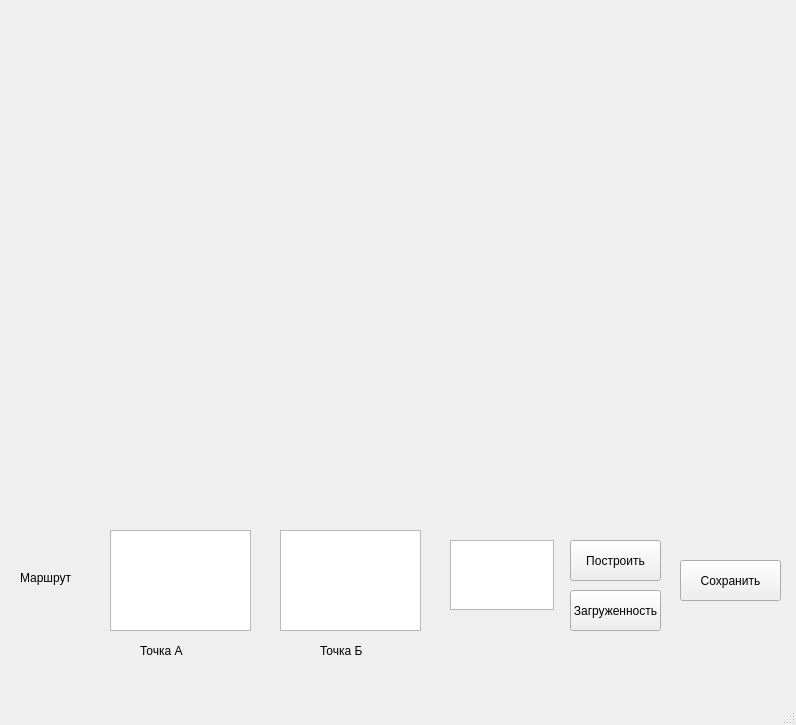
<?xml version="1.0" encoding="UTF-8"?>
<ui version="4.0">
 <class>MainWindow</class>
 <widget class="QMainWindow" name="MainWindow">
  <property name="geometry">
   <rect>
    <x>0</x>
    <y>0</y>
    <width>796</width>
    <height>725</height>
   </rect>
  </property>
  <property name="windowTitle">
   <string>MainWindow</string>
  </property>
  <widget class="QWidget" name="centralwidget">
   <widget class="MapWidget" name="mapWidget" native="true">
    <property name="geometry">
     <rect>
      <x>9</x>
      <y>9</y>
      <width>762</width>
      <height>512</height>
     </rect>
    </property>
    <property name="minimumSize">
     <size>
      <width>762</width>
      <height>512</height>
     </size>
    </property>
   </widget>
   <widget class="QLabel" name="label">
    <property name="geometry">
     <rect>
      <x>20</x>
      <y>570</y>
      <width>71</width>
      <height>16</height>
     </rect>
    </property>
    <property name="text">
     <string>Маршрут</string>
    </property>
   </widget>
   <widget class="QListWidget" name="listA">
    <property name="geometry">
     <rect>
      <x>110</x>
      <y>530</y>
      <width>141</width>
      <height>101</height>
     </rect>
    </property>
   </widget>
   <widget class="QListWidget" name="listB">
    <property name="geometry">
     <rect>
      <x>280</x>
      <y>530</y>
      <width>141</width>
      <height>101</height>
     </rect>
    </property>
   </widget>
   <widget class="QPushButton" name="btnGo">
    <property name="geometry">
     <rect>
      <x>570</x>
      <y>540</y>
      <width>91</width>
      <height>41</height>
     </rect>
    </property>
    <property name="text">
     <string>Построить</string>
    </property>
   </widget>
   <widget class="QPushButton" name="btnTraffic">
    <property name="geometry">
     <rect>
      <x>570</x>
      <y>590</y>
      <width>91</width>
      <height>41</height>
     </rect>
    </property>
    <property name="text">
     <string>Загруженность</string>
    </property>
   </widget>
   <widget class="QTextEdit" name="txtRoute">
    <property name="geometry">
     <rect>
      <x>450</x>
      <y>540</y>
      <width>104</width>
      <height>70</height>
     </rect>
    </property>
   </widget>
   <widget class="QPushButton" name="btnSave">
    <property name="geometry">
     <rect>
      <x>680</x>
      <y>560</y>
      <width>101</width>
      <height>41</height>
     </rect>
    </property>
    <property name="text">
     <string>Сохранить</string>
    </property>
   </widget>
   <widget class="QLabel" name="label_2">
    <property name="geometry">
     <rect>
      <x>140</x>
      <y>640</y>
      <width>71</width>
      <height>21</height>
     </rect>
    </property>
    <property name="text">
     <string>Точка А</string>
    </property>
   </widget>
   <widget class="QLabel" name="label_3">
    <property name="geometry">
     <rect>
      <x>320</x>
      <y>640</y>
      <width>71</width>
      <height>21</height>
     </rect>
    </property>
    <property name="text">
     <string>Точка Б</string>
    </property>
   </widget>
  </widget>
  <widget class="QMenuBar" name="menubar">
   <property name="geometry">
    <rect>
     <x>0</x>
     <y>0</y>
     <width>796</width>
     <height>21</height>
    </rect>
   </property>
  </widget>
  <widget class="QStatusBar" name="statusbar"/>
 </widget>
 <customwidgets>
  <customwidget>
   <class>MapWidget</class>
   <extends>QWidget</extends>
   <header>mapwidget.h</header>
   <container>1</container>
  </customwidget>
 </customwidgets>
 <resources/>
 <connections/>
</ui>
